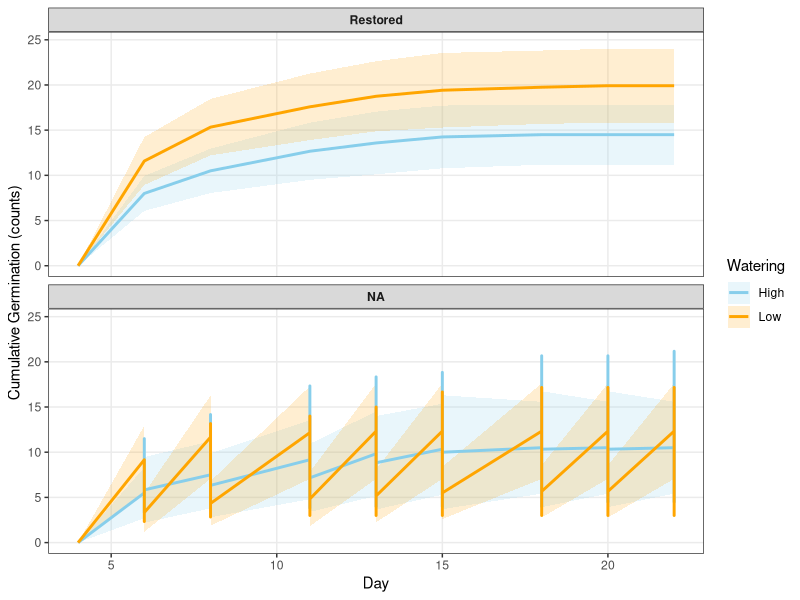
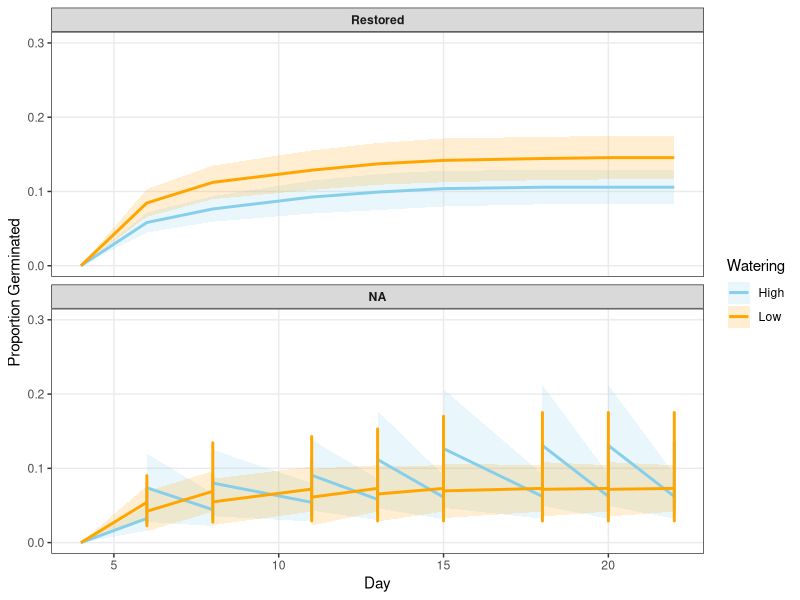
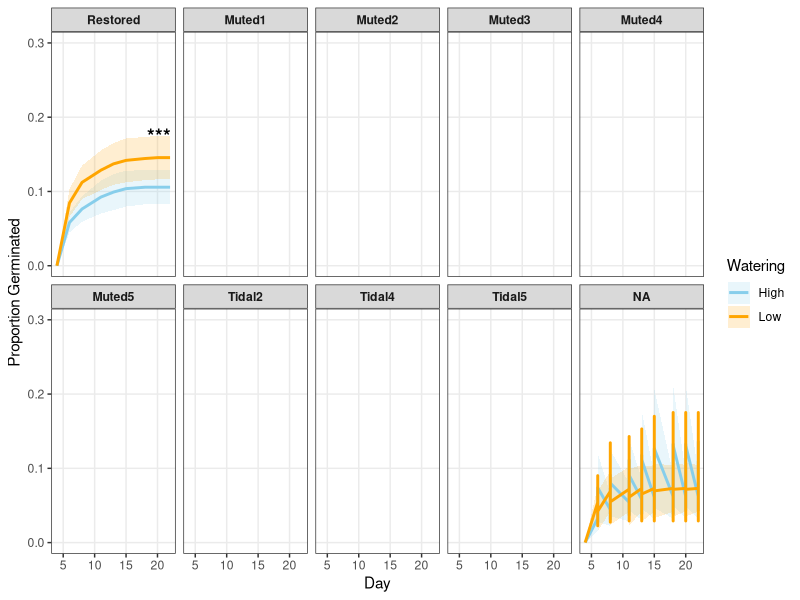
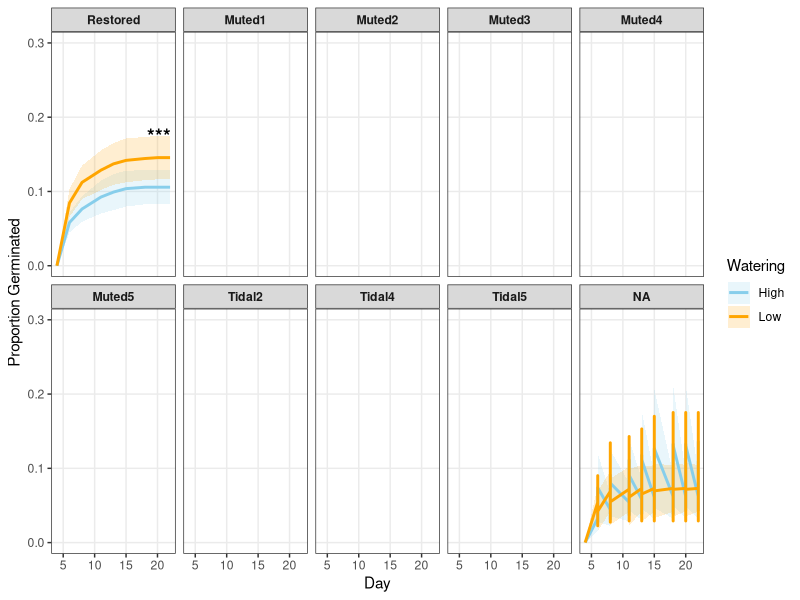

These figures' R source, in order:
## CUMULATIVE TOTAL GERMINATION ANALYSIS

setwd("~/Hester/Seed Source/Exp 2 - Moisture")

library(dplyr)
library(tidyr)
library(ggplot2)
library(glmmTMB)
library(emmeans)
library(cowplot)

#### 1. Read data and combine seed sources ####
fldata <- read.csv("MoistureStress.csv")

fldata <- fldata %>%
  mutate(
    Seed.Source = as.character(Seed.Source),
    Seed.Source = ifelse(Seed.Source %in% c("P1", "P2"), "Hester", Seed.Source),
    Seed.Source = factor(Seed.Source),
    SiteID = factor(SiteID),
    Watering = factor(Watering, levels = c("High", "Low")),
    TidalCat = factor(TidalCat)
  )

#### 2. Reshape to long format ####
fllong <- fldata %>%
  pivot_longer(
    cols = starts_with("D"),
    names_to = "Days",
    values_to = "value"
  ) %>%
  mutate(
    Days = as.numeric(gsub("D", "", Days))
  )

#### 3. Convert alive counts to cumulative germination ####
cum_dat <- fllong %>%
  arrange(IDTag, Days) %>%
  group_by(IDTag, SiteID, Watering, Seeds, Seed.Source, TidalCat) %>%
  mutate(
    alive_count = value,
    cum_germ    = cummax(alive_count),
    failures    = Seeds - cum_germ,
    prop        = cum_germ / Seeds
  ) %>%
  ungroup() %>%
  filter(!is.na(cum_germ), Seeds > 0, cum_germ >= 0, failures >= 0)

#### 4. Option 1: Proportion data ####
plot_dat_prop <- cum_dat %>%
  group_by(SiteID, Seed.Source, Watering, Days, TidalCat) %>%
  summarise(
    mean_prop = mean(prop, na.rm = TRUE),
    se_prop   = sd(prop, na.rm = TRUE) / sqrt(sum(!is.na(prop))),
    .groups   = "drop"
  ) %>%
  mutate(
    lwr = pmax(mean_prop - 1.96 * se_prop, 0),
    upr = pmin(mean_prop + 1.96 * se_prop, 1)
  )

#### 4. Option 2: Count data ####
plot_dat_count <- cum_dat %>%
  group_by(SiteID, Seed.Source, Watering, Days, TidalCat) %>%
  summarise(
    mean_germ = mean(cum_germ, na.rm = TRUE),
    se_germ   = sd(cum_germ, na.rm = TRUE) / sqrt(sum(!is.na(cum_germ))),
    .groups   = "drop"
  ) %>%
  mutate(
    lwr = pmax(mean_germ - 1.96 * se_germ, 0),
    upr = mean_germ + 1.96 * se_germ
  )

#### 5. Set site order by tidal category ####
tidal_sites  <- sort(unique(plot_dat_count$SiteID[plot_dat_count$TidalCat == "Natural"]))
muted_sites  <- sort(unique(plot_dat_count$SiteID[plot_dat_count$TidalCat == "Diked"]))
rest_sites   <- sort(unique(plot_dat_count$SiteID[plot_dat_count$TidalCat == "Restored"]))

panel_order <- c(muted_sites, tidal_sites, rest_sites)

plot_dat_count$SiteID <- factor(plot_dat_count$SiteID, levels = panel_order)
plot_dat_prop$SiteID  <- factor(plot_dat_prop$SiteID,  levels = panel_order)

#### 6.  Count plot ####
watering_colors <- c(Low = 'orange', High = 'skyblue')

final_count_plot <- ggplot(plot_dat_count,
                           aes(x = Days, y = mean_germ,
                               color = Watering, group = Watering)) +
  geom_ribbon(aes(ymin = lwr, ymax = upr, fill = Watering),
              alpha = 0.18, color = NA) +
  geom_line(linewidth = 1) +
  facet_wrap(~ SiteID, nrow = 2) +
  scale_color_manual(values = watering_colors) +
  scale_fill_manual(values = watering_colors) +
  labs(x = "Day", y = "Cumulative Germination (counts)") +
  theme_bw() +
  theme(panel.grid.minor = element_blank(),
        strip.text = element_text(face = "bold"),
        legend.position = "right")

final_count_plot

#### 8. Proportion plot ####
final_cum_plot <- ggplot(plot_dat_prop,
                         aes(x = Days, y = mean_prop,
                             color = Watering, group = Watering)) +
  geom_ribbon(aes(ymin = lwr, ymax = upr, fill = Watering),
              alpha = 0.18, color = NA) +
  geom_line(linewidth = 1) +
  facet_wrap(~ SiteID, nrow = 2, drop = FALSE) +
  scale_color_manual(values = watering_colors) +
  scale_fill_manual(values = watering_colors) +
  scale_y_continuous(limits = c(0, 0.3)) +
  labs(x = "Day", y = "Proportion Germinated") +
  theme_bw() +
  theme(panel.grid.minor = element_blank(),
        strip.text = element_text(face = "bold"),
        legend.position = "right")

final_cum_plot

#### 9. Stats at final timepoint####

final_day <- cum_dat %>%
  group_by(IDTag, Seed.Source, SiteID, Watering, TidalCat) %>%
  slice_max(order_by = Days, n = 1, with_ties = FALSE) %>%
  ungroup()

stat_dat <- final_day %>%
  group_by(SiteID) %>%
  summarise(
    p_value = {
      m <- glm(cbind(cum_germ, failures) ~ Watering,
               family = binomial, data = cur_data())
      summary(m)$coefficients["WateringLow", "Pr(>|z|)"]
    },
    .groups = "drop"
  ) %>%
  mutate(
    sig = case_when(
      p_value < 0.001 ~ "***",
      p_value < 0.01  ~ "**",
      p_value < 0.05  ~ "*",
      #  TRUE            ~ "ns"
    )
  )

# get y positions
y_pos <- plot_dat_prop %>%
  group_by(SiteID) %>%
  summarise(y = max(upr, na.rm = TRUE), .groups = "drop")

stat_dat <- left_join(stat_dat, y_pos, by = "SiteID")

#### 10. Add stats to proportion plot ####

final_cum_plot +
  geom_text(data = stat_dat,
            aes(x = Inf, y = y, label = sig),
            inherit.aes = FALSE,
            hjust = 1.2,
            size = 5,
            fontface = "bold")

final_cum_plot +geom_text(data = stat_dat,aes(x = Inf, y = y, label = sig),inherit.aes = FALSE,hjust = 1.2,size = 5,fontface = "bold")
                                                                                                                                                                                                                                                     
